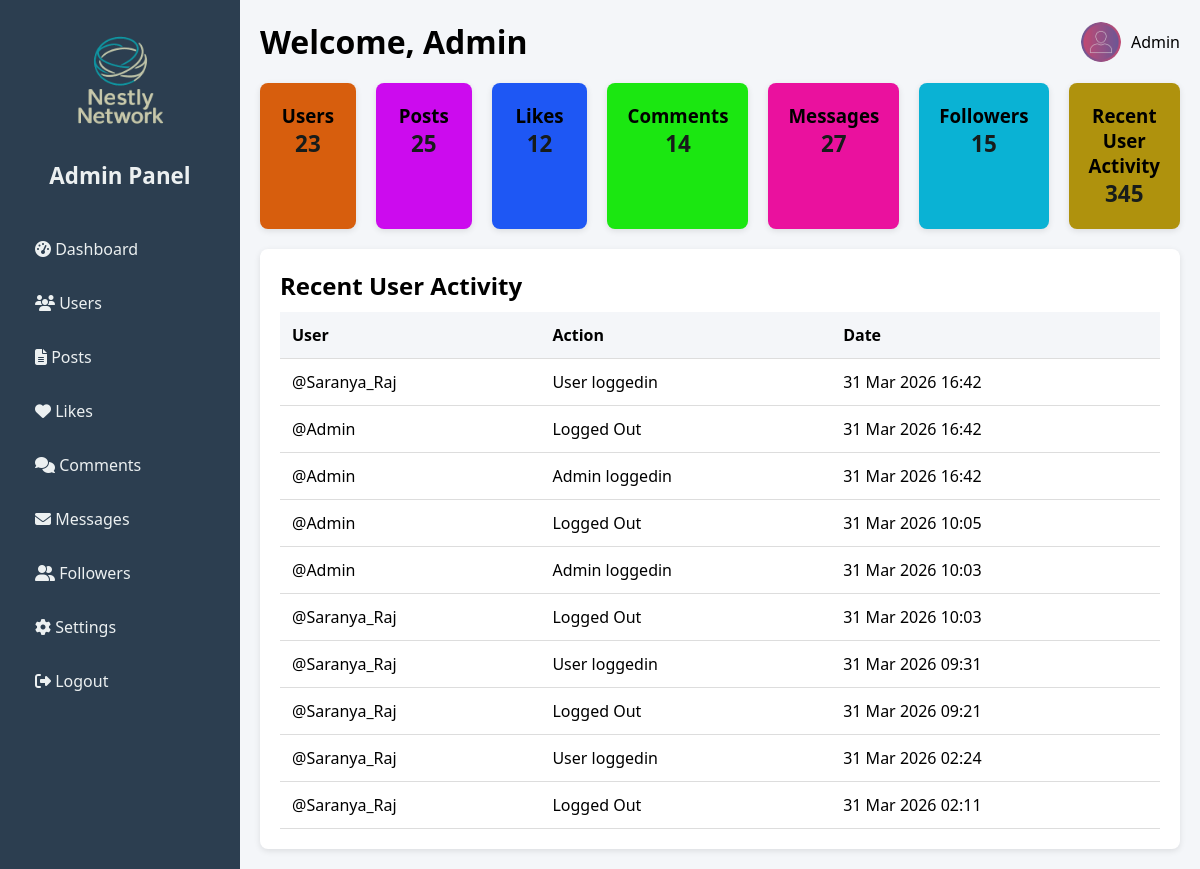
Screenshot of /admin-dashboard/ with the database file from the repository.
### core/models.py (models this page shows, shortened)
class Activity(models.Model):
    user = models.ForeignKey(User, on_delete=models.CASCADE)
    action = models.CharField(max_length=255)
    created_at = models.DateTimeField(auto_now_add=True)

### core/views.py (the view)
# urls.py: path("admin-dashboard/", views.admin_dashboard, name="admin_dashboard"),
def admin_dashboard(request):
    context = {
        "users_count": User.objects.count(),
        "posts_count": Post.objects.count(),
        "likes_count": Like.objects.count(),   # clean and direct
        "comments_count": Comment.objects.count(),
        "messages_count": Message.objects.count(),
        "followers_count": Follower.objects.count(),
        "recent_activities_count": Activity.objects.count(),
        "recent_activities": Activity.objects.order_by("-created_at")[:10],
    }
    return render(request, "core/admin_dashboard.html", context)

### Social_media/core/templates/core/admin_dashboard.html (shortened to what this page needs)
{% load static %}
<!DOCTYPE html>
<html lang="en">
<head>
  <link rel="stylesheet" href="{% static 'core/css/admin.css' %}">
  <link rel="stylesheet" href="https://cdnjs.cloudflare.com/ajax/libs/font-awesome/6.5.0/css/all.min.css">
</head>
<body>
  <div class="sidebar">
    <img src="{% static 'core/images/logo.png' %}" alt="Logo" class="brand-logo">
    <h2>Admin Panel</h2>
    <ul>
       <li><a href="{% url 'admin_dashboard' %}"><i class="fas fa-tachometer-alt"></i> Dashboard</a></li>
      <li><a href="{% url 'users_list' %}"><i class="fas fa-users"></i> Users</a></li>
      <li><a href="{% url 'posts_list' %}"><i class="fas fa-file-alt"></i> Posts</a></li>
      <li><a href="{% url 'likes_list' %}"><i class="fas fa-heart"></i> Likes</a></li>
      <li><a href="{% url 'comments_list' %}"><i class="fas fa-comments"></i> Comments</a></li>
      <li><a href="{% url 'messages_list' %}"><i class="fas fa-envelope"></i> Messages</a></li>
      <li><a href="{% url 'followers_list' %}"><i class="fas fa-user-friends"></i> Followers</a></li>
      <li><a href="{% url 'admin_settings' %}" class="active"><i class="fas fa-cog"></i> Settings</a></li>
      <li><a href="#" class="logout" onclick="confirmLogout()"><i class="fas fa-sign-out-alt"></i> Logout</a></li>
    </ul>
  </div>
  <div class="main-content">
    <header>
      <h1>Welcome, Admin</h1>
      <div class="profile">
        <img src="{% static 'core/images/admin.jpg' %}" alt="Admin img">
        <span>Admin</span>
      </div>
    </header>
    <section class="cards">
  <div class="card1">
    <h3>Users</h3>
    <p>{{ users_count }}</p>
  </div>
  <div class="card2">
    <h3>Posts</h3>
    <p>{{ posts_count }}</p>
  </div>
  <div class="card3">
    <h3>Likes</h3>
    <p>{{ likes_count }}</p>
  </div>
  <div class="card4">
    <h3>Comments</h3>
    <p>{{ comments_count }}</p>
  </div>
  <div class="card5">
    <h3>Messages</h3>
    <p>{{ messages_count }}</p>
  </div>
  <div class="card6">
    <h3>Followers</h3>
    <p>{{ followers_count }}</p>
  </div>
  <div class="card7">
    <h3>Recent User Activity </h3>
    <p>{{ recent_activities_count }}</p>
  </div>
</section>
    <section class="table-section">
  <h2>Recent User Activity</h2>
  <table>
    <thead>
      <tr>
        <th>User</th>
        <th>Action</th>
        <th>Date</th>
      </tr>
    </thead>
    <tbody>
      {% for activity in recent_activities %}
      <tr>
        <td>@{{ activity.user.username }}</td>
        <td>{{ activity.action }}</td>
        <td>{{ activity.created_at|date:"d M Y H:i" }}</td>
      </tr>
      {% empty %}
      <tr><td colspan="3">No recent activity found.</td></tr>
      {% endfor %}
    </tbody>
  </table>
</section>
  </div>
</body>
</html>

### core/static/core/css/admin.css (style rules this page uses)
* { margin: 0; padding: 0; box-sizing: border-box; font-family: "Segoe UI", sans-serif; }
body { display: flex; min-height: 100vh; background: #f4f6f9; }
.sidebar { width: 240px; background: #2c3e50; color: #fff; padding: 20px; min-height: 100vh; display: flex; flex-direction: column; align-items: center; }
.sidebar .brand-logo { width: 120px; height: auto; margin-bottom: 20px; }
.sidebar h2 { font-size: 1.4rem; margin-bottom: 25px; text-align: center; color: #ecf0f1; }
.sidebar ul { list-style: none; width: 100%; padding: 0; }
.sidebar ul li { margin: 12px 0; }
.sidebar ul li a { display: block; padding: 10px 15px; color: #ecf0f1; text-decoration: none; border-radius: 6px; transition: background 0.3s, color 0.3s; }
.main-content { flex: 1; padding: 20px; }
header { display: flex; justify-content: space-between; align-items: center; margin-bottom: 20px; }
header .profile { display: flex; align-items: center; }
header .profile img { width: 40px; height: 40px; border-radius: 50%; margin-right: 10px; }
.cards { display: flex; gap: 20px; margin-bottom: 20px; }
.card1 { flex: 1; background: #d75e0d; padding: 20px; border-radius: 8px; box-shadow: 0 2px 6px rgba(0,0,0,0.1); text-align: center; }
.card2 { flex: 1; background: #cc0bee; padding: 20px; border-radius: 8px; box-shadow: 0 2px 6px rgba(0,0,0,0.1); text-align: center; }
.card3 { flex: 1; background: #1e57f4; padding: 20px; border-radius: 8px; box-shadow: 0 2px 6px rgba(0,0,0,0.1); text-align: center; }
.card4 { flex: 1; background: #1be711; padding: 20px; border-radius: 8px; box-shadow: 0 2px 6px rgba(0,0,0,0.1); text-align: center; }
.card5 { flex: 1; background: #ea119e; padding: 20px; border-radius: 8px; box-shadow: 0 2px 6px rgba(0,0,0,0.1); text-align: center; }
.card6 { flex: 1; background: #0ab2d4; padding: 20px; border-radius: 8px; box-shadow: 0 2px 6px rgba(0,0,0,0.1); text-align: center; }
.card7 { flex: 1; background: #af920d; padding: 20px; border-radius: 8px; box-shadow: 0 2px 6px rgba(0,0,0,0.1); text-align: center; }
.cards p { font-size: 1.4rem; font-weight: bold; color: #171c1b; }
.table-section { background: #fff; padding: 20px; border-radius: 8px; box-shadow: 0 2px 6px rgba(0,0,0,0.1); }
table { width: 100%; border-collapse: collapse; margin-top: 10px; }
table th, table td { padding: 12px; border-bottom: 1px solid #ddd; text-align: left; }
table th { background: #f4f6f9; }

### rows the page displays
Activity: user.username "Saranya_Raj", action "User loggedin", created_at "31 Mar 2026 16:42"
Activity: user.username "Admin", action "Logged Out", created_at "31 Mar 2026 16:42"
Activity: user.username "Admin", action "Admin loggedin", created_at "31 Mar 2026 16:42"
Activity: user.username "Admin", action "Logged Out", created_at "31 Mar 2026 10:05"
Activity: user.username "Admin", action "Admin loggedin", created_at "31 Mar 2026 10:03"
Activity: user.username "Saranya_Raj", action "Logged Out", created_at "31 Mar 2026 10:03"
Activity: user.username "Saranya_Raj", action "User loggedin", created_at "31 Mar 2026 09:31"
Activity: user.username "Saranya_Raj", action "Logged Out", created_at "31 Mar 2026 09:21"
Activity: user.username "Saranya_Raj", action "User loggedin", created_at "31 Mar 2026 02:24"
Activity: user.username "Saranya_Raj", action "Logged Out", created_at "31 Mar 2026 02:11"

### other values shown
{{ users_count }} "23"
{{ posts_count }} "25"
{{ likes_count }} "12"
{{ comments_count }} "14"
{{ messages_count }} "27"
{{ followers_count }} "15"
{{ recent_activities_count }} "345"
